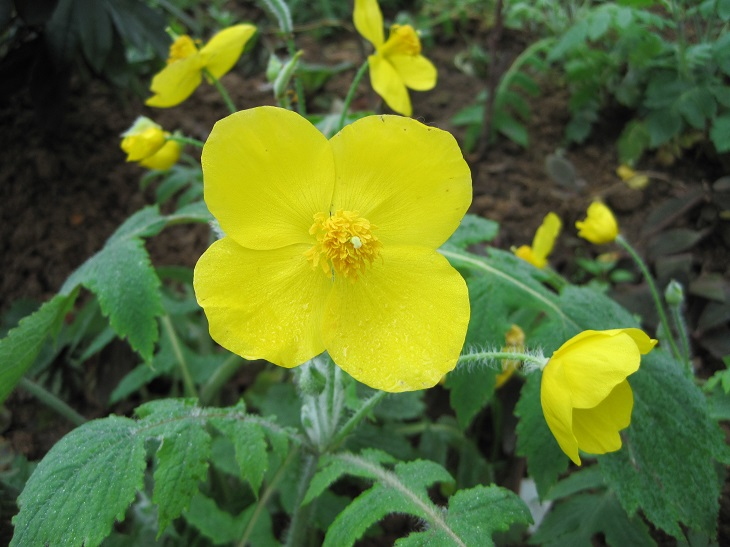
#> input picture image0.JPG, 730 x 547 px, found by its file name
$ jupyter execute --allow-errors '1.1 examples.ipynb'
#> lines starting #> are read from the running program, lines starting #| are printed output that depends on the picture; after the words box and inside, x2 and y2 are one past the last pixel; in counts of white or black regions, pixels touching at a corner belong together; long printed decimals are rounded
[cell 1]
import cv2
import random
import numpy as np
from matplotlib import pyplot as plt

[cell 2]
img = cv2.imread('image0.jpg',1) # 0 读入灰度图像 ；1读入彩色图像
#> img is the input picture: shape (547, 730, 3); mean B, G, R 48.7, 109.6, 90.1
cv2.imshow('flower', img)
key = cv2.waitKey()
#> (key Esc is pressed here)
if key == 27:          # 27为esc键
    cv2.destroyAllWindows()
# to show image matrix
print(img)
#> (printed output is left out)
# to show image data type
print(img.dtype)
#| uint8
# to show gray image shape
print(img.shape)  # h, w，channels
#| (547, 730, 3)

[cell 3]
# image crop
img_crop = img[200:300, 300:500]
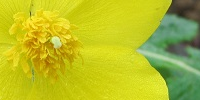
#> img_crop: shape (100, 200, 3); mean B, G, R 37.9, 188.6, 182.5
cv2.imshow('img_crop', img_crop)
key = cv2.waitKey()
#> (key Esc is pressed here)
if key == 27:
    cv2.destroyAllWindows()

[cell 4]
# color split
B, G, R = cv2.split(img)
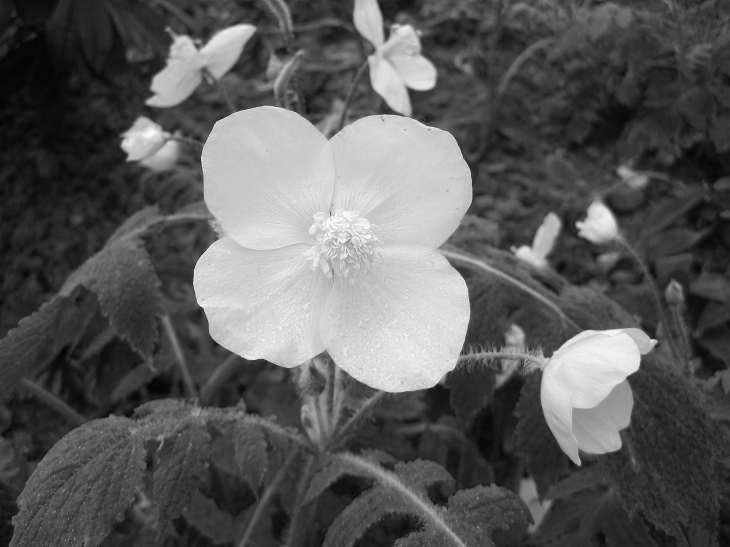
#> R: shape (547, 730); min 3, max 255, mean 90.1
cv2.imshow('B', B,)
cv2.imshow('G', G,)
cv2.imshow('R', R,)
key = cv2.waitKey()
#> (key Esc is pressed here)
if key == 27:
    cv2.destroyAllWindows()

[cell 5]
# change color
def random_light_color(img):
    # brightness
    B, G, R = cv2.split(img)

    b_rand = random.randint(-50, 50)
    if b_rand == 0:
        pass
    elif b_rand > 0:   # 图像矩阵是uint8的，对于加起来大于255的像素值置为255
        lim = 255 - b_rand
        B[B > lim] = 255
        B[B <= lim] = (b_rand + B[B <= lim]).astype(img.dtype)
    elif b_rand < 0:      # 对于加起来小于0的像素值置为0
        lim = 0 - b_rand
        B[B < lim] = 0
        B[B >= lim] = (b_rand + B[B >= lim]).astype(img.dtype)

    g_rand = random.randint(-50, 50)
    if g_rand == 0:
        pass
    elif g_rand > 0:
        lim = 255 - g_rand
        G[G > lim] = 255
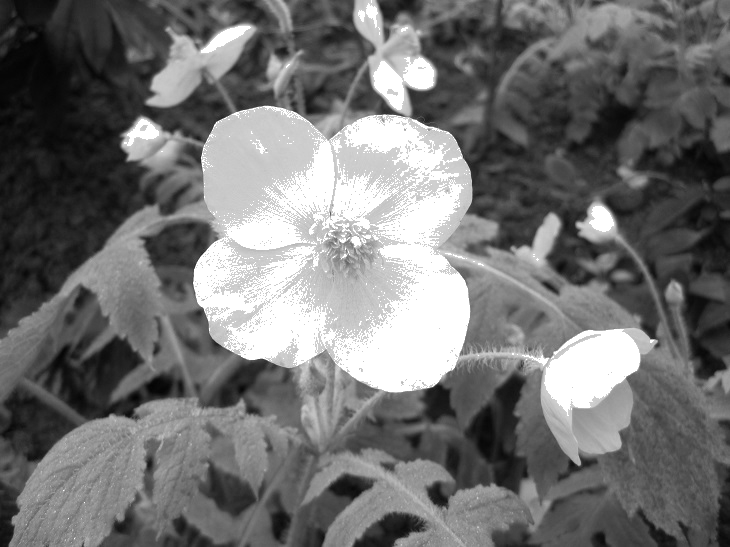
#> G: shape (547, 730); min 3, max 255, mean 113.5
        G[G <= lim] = (g_rand + G[G <= lim]).astype(img.dtype)
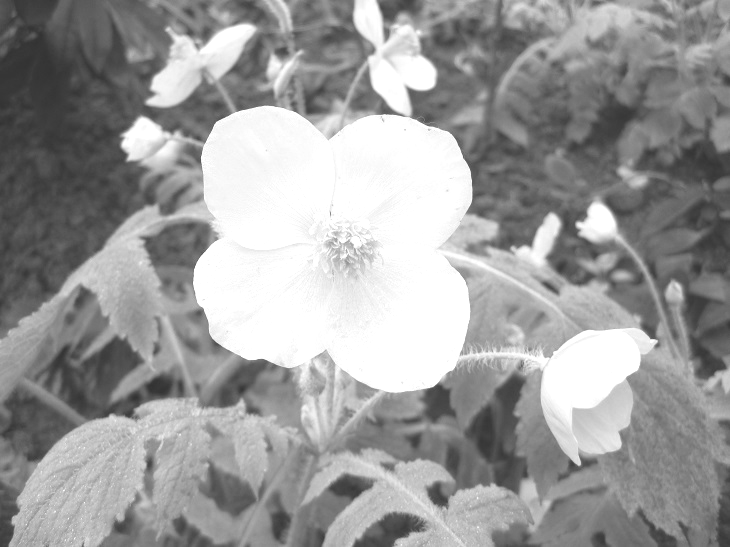
#> G: shape (547, 730); min 50, max 255, mean 155.4
    elif g_rand < 0:
        lim = 0 - g_rand
        G[G < lim] = 0
        G[G >= lim] = (g_rand + G[G >= lim]).astype(img.dtype)

    r_rand = random.randint(-50, 50)
    if r_rand == 0:
        pass
    elif r_rand > 0:
        lim = 255 - r_rand
        R[R > lim] = 255
#> R: shape (547, 730); under 0.01% of pixels changed, all inside (x1, y1, x2, y2) = (325, 213, 369, 236)
        R[R <= lim] = (r_rand + R[R <= lim]).astype(img.dtype)
    elif r_rand < 0:
        lim = 0 - r_rand
        R[R < lim] = 0
        R[R >= lim] = (r_rand + R[R >= lim]).astype(img.dtype)

    img_merge = cv2.merge((B, G, R))
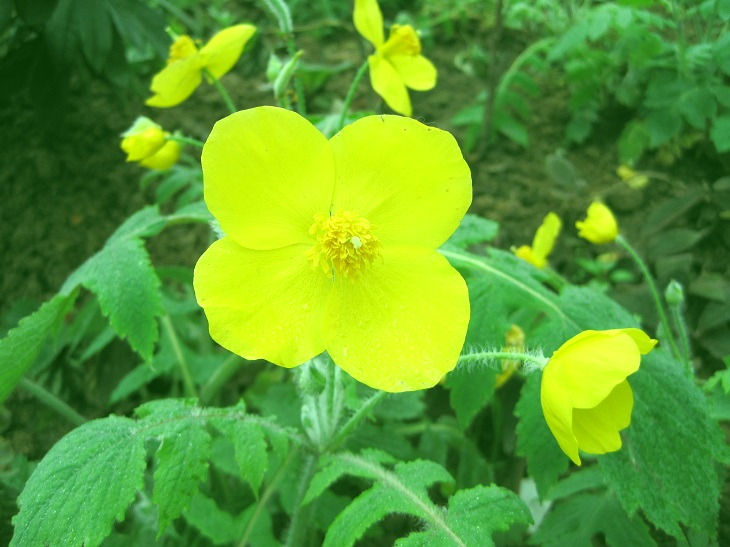
#> img_merge: shape (547, 730, 3); mean B, G, R 47.7, 155.4, 93.1
    #img = cv2.cvtColor(final_hsv, cv2.COLOR_HSV2BGR)
    return img_merge

img_random_color = random_light_color(img)
cv2.imshow('img_random_color', img_random_color)
key = cv2.waitKey()
#> (key Esc is pressed here)
if key == 27:
    cv2.destroyAllWindows()

#> (a cell that did not finish here is left out)

[cell 7]
# histogram
img_dark = cv2.imread('pout.tif',1)
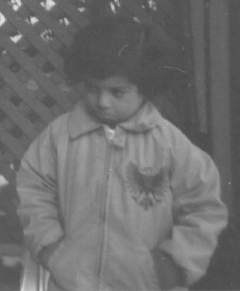
#> input picture pout.tif, 240 x 291 px
#> img_dark is the input picture: shape (291, 240, 3); min 74, max 224, mean 110.3
plt.hist(img_dark.flatten(), 256, [0, 256], color = 'r')
img_yuv = cv2.cvtColor(img_dark, cv2.COLOR_BGR2YUV)
#> img_yuv: shape (291, 240, 3); mean of channels 0, 1, 2 110.3, 128, 128
# equalize the histogram of the Y channel
img_yuv[:,:,0] = cv2.equalizeHist(img_yuv[:,:,0])   # only for 1 channel
#> img_yuv: shape (291, 240, 3); mean of channels 0, 1, 2 130.4, 128, 128
# convert the YUV image back to RGB format
img_output = cv2.cvtColor(img_yuv, cv2.COLOR_YUV2BGR) # y: luminance(明亮度), u&v: 色度饱和度
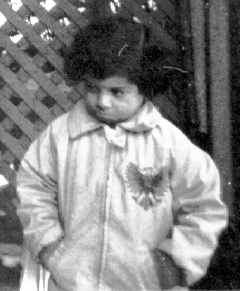
#> img_output: shape (291, 240, 3); min 0, max 255, mean 130.4
cv2.imshow('Color input image', img_dark)
cv2.imshow('Histogram equalized', img_output)
key = cv2.waitKey(0)
#> (key Esc is pressed here)
#> (the rest of this cell did not finish here and is left out)

[cell 8]
# rotation
img = cv2.imread('image0.jpg',1)
print(img.shape)
#| (547, 730, 3)
M = cv2.getRotationMatrix2D((img.shape[1] / 2, img.shape[0] / 2), 30,1) # center, angle, scale
img_rotate = cv2.warpAffine(img, M, (img.shape[1], img.shape[0]))
cv2.imshow('rotated flower', img_rotate)
key = cv2.waitKey(0)
#> (key Esc is pressed here)
if key == 27:
    cv2.destroyAllWindows()

print(M)
#| [[  0.866    0.5        -87.849]
#|  [ -0.5          0.866  219.142]]

[cell 9]
# scale+rotation+translation = similarity transform
M = cv2.getRotationMatrix2D((img.shape[1] / 2, img.shape[0] / 2), 30, 0.5) # center, angle, scale
img_rotate = cv2.warpAffine(img, M, (img.shape[1], img.shape[0]))
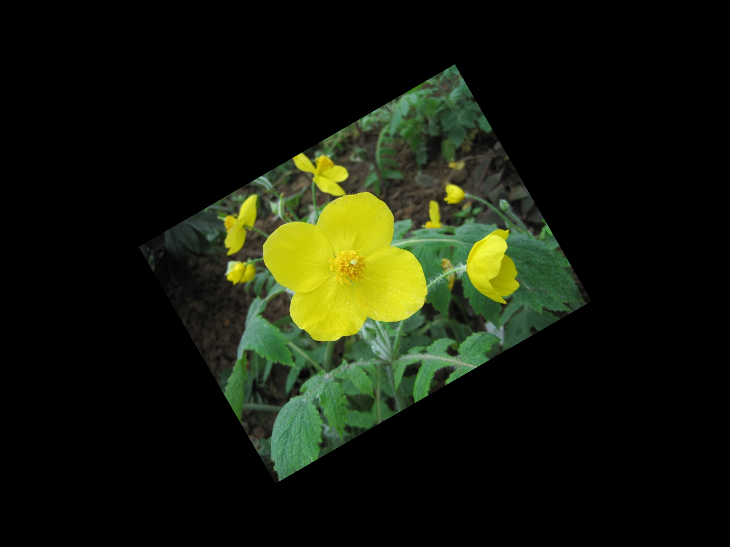
#> img_rotate: shape (547, 730, 3); mean B, G, R 12.2, 27.4, 22.5
cv2.imshow('rotated lenna', img_rotate)
key = cv2.waitKey(0)
#> (key Esc is pressed here)
if key == 27:
    cv2.destroyAllWindows()

print(M)
#| [[  0.433    0.25       138.575]
#|  [ -0.25         0.433  246.321]]

[cell 10]
# Affine Transform
rows, cols, ch = img.shape
#> rows = 547; cols = 730; ch = 3
pts1 = np.float32([[0, 0], [cols - 1, 0], [0, rows - 1]])
#> pts1 = [[0, 0], [729, 0], [0, 546]]
pts2 = np.float32([[cols * 0.2, rows * 0.1], [cols * 0.9, rows * 0.2], [cols * 0.1, rows * 0.9]])
#> pts2 = [[146, 54.7], [657, 109.4], [73, 492.3]]

M = cv2.getAffineTransform(pts1, pts2)
dst = cv2.warpAffine(img, M, (cols, rows))
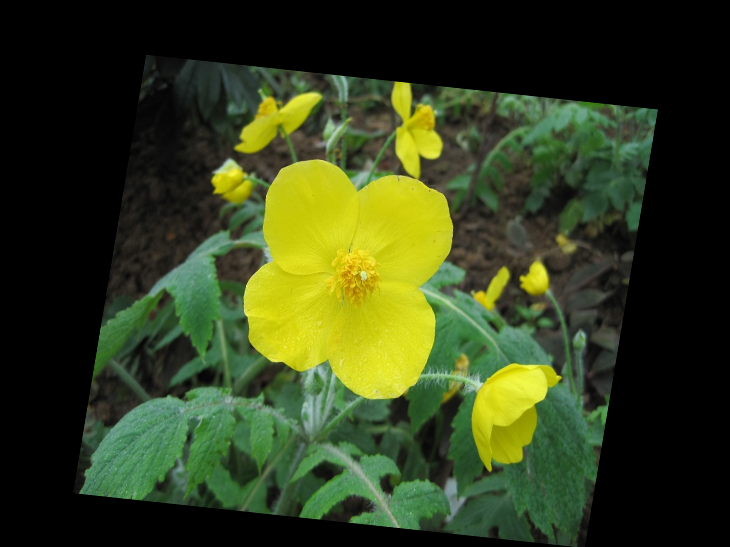
#> dst: shape (547, 730, 3); mean B, G, R 27.9, 62.7, 51.5

cv2.imshow('affine flower', dst)
key = cv2.waitKey(0)
#> (key Esc is pressed here)
if key == 27:
    cv2.destroyAllWindows()

[cell 11]
# perspective transform
def random_warp(img, row, col):
#> called with row = 547, col = 730
    height, width, channels = img.shape

    # warp:
    random_margin = 60
    x1 = random.randint(-random_margin, random_margin)
    y1 = random.randint(-random_margin, random_margin)
    x2 = random.randint(width - random_margin - 1, width - 1)
    y2 = random.randint(-random_margin, random_margin)
    x3 = random.randint(width - random_margin - 1, width - 1)
    y3 = random.randint(height - random_margin - 1, height - 1)
    x4 = random.randint(-random_margin, random_margin)
    y4 = random.randint(height - random_margin - 1, height - 1)

    dx1 = random.randint(-random_margin, random_margin)
    dy1 = random.randint(-random_margin, random_margin)
    dx2 = random.randint(width - random_margin - 1, width - 1)
    dy2 = random.randint(-random_margin, random_margin)
    dx3 = random.randint(width - random_margin - 1, width - 1)
    dy3 = random.randint(height - random_margin - 1, height - 1)
    dx4 = random.randint(-random_margin, random_margin)
    dy4 = random.randint(height - random_margin - 1, height - 1)

    pts1 = np.float32([[x1, y1], [x2, y2], [x3, y3], [x4, y4]])
    pts2 = np.float32([[dx1, dy1], [dx2, dy2], [dx3, dy3], [dx4, dy4]])
    M_warp = cv2.getPerspectiveTransform(pts1, pts2)
    img_warp = cv2.warpPerspective(img, M_warp, (width, height))
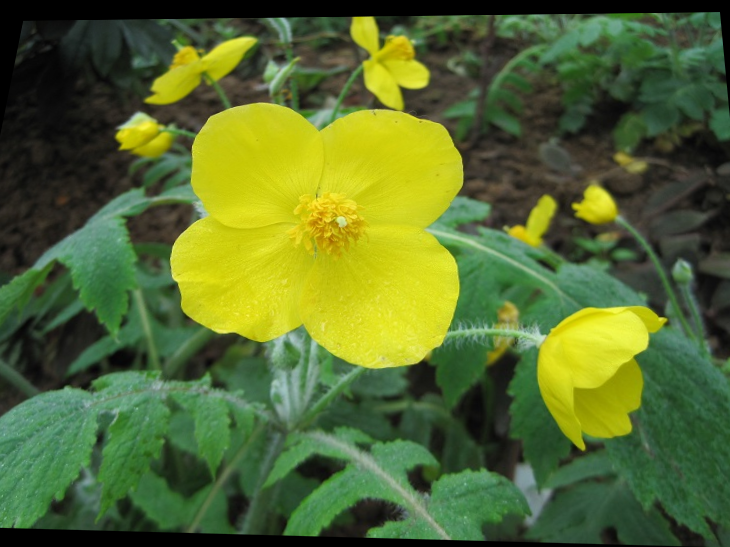
#> img_warp: shape (547, 730, 3); mean B, G, R 47.1, 106.5, 86.6
    return M_warp, img_warp
M_warp, img_warp = random_warp(img, img.shape[0], img.shape[1])
#> M_warp = [[0.904, -0.16, 23.11], [-0.0127, 0.754, 20.67], [-7.04e-05, -0.000322, 1]]
cv2.imshow('lenna_warp', img_warp)
key = cv2.waitKey(0)
#> (key Esc is pressed here)
if key == 27:
    cv2.destroyAllWindows()
